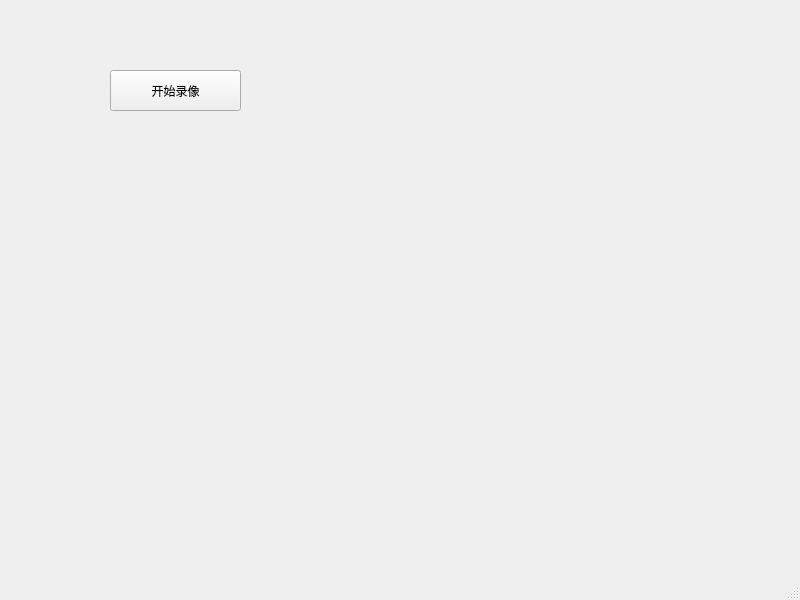
<?xml version="1.0" encoding="UTF-8"?>
<ui version="4.0">
 <class>MainWindow</class>
 <widget class="QMainWindow" name="MainWindow">
  <property name="geometry">
   <rect>
    <x>0</x>
    <y>0</y>
    <width>800</width>
    <height>600</height>
   </rect>
  </property>
  <property name="windowTitle">
   <string>MainWindow</string>
  </property>
  <widget class="QWidget" name="centralwidget">
   <widget class="QPushButton" name="audioButton">
    <property name="geometry">
     <rect>
      <x>110</x>
      <y>70</y>
      <width>131</width>
      <height>41</height>
     </rect>
    </property>
    <property name="text">
     <string>开始录像</string>
    </property>
   </widget>
  </widget>
  <widget class="QMenuBar" name="menubar">
   <property name="geometry">
    <rect>
     <x>0</x>
     <y>0</y>
     <width>800</width>
     <height>24</height>
    </rect>
   </property>
  </widget>
  <widget class="QStatusBar" name="statusbar"/>
 </widget>
 <resources/>
 <connections/>
</ui>
